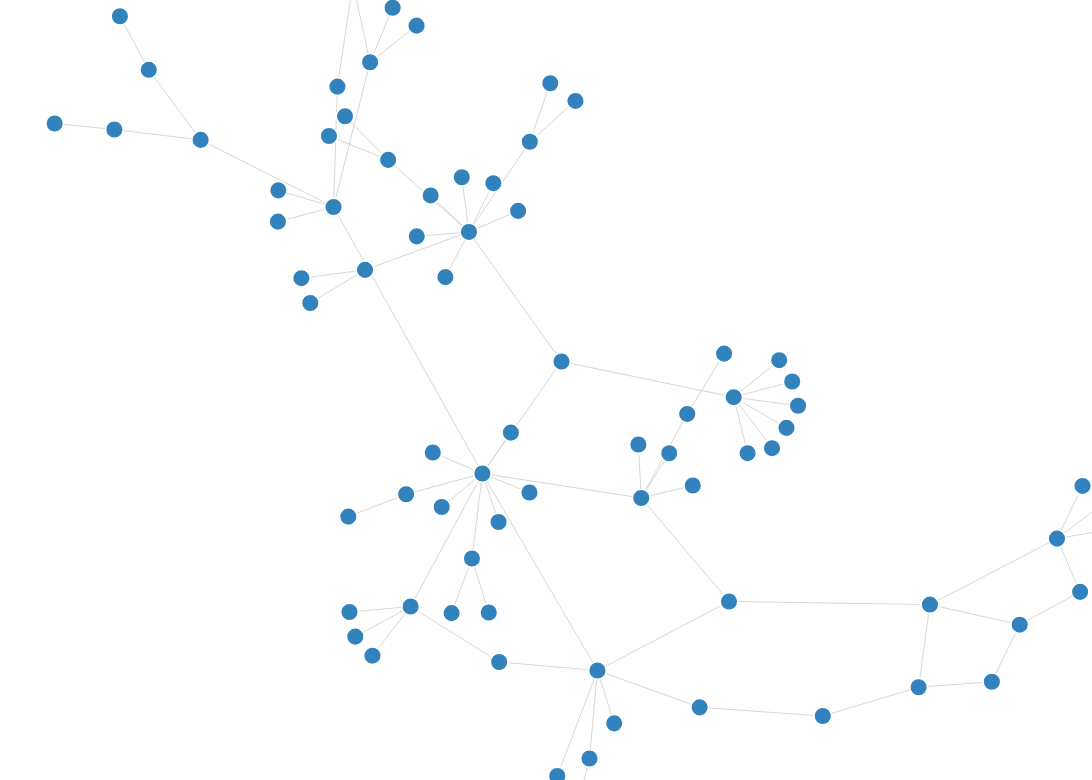

The cell this chart's notebook holds for it:
### Code cell
import pronto
import json
import urllib.request

fypo = pronto.Ontology('./fypo-base.obo')

starting_point  = fypo['FYPO:0000054'].subclasses().to_set()
data = {'links': [], 'nodes': []}
indexes = {}

for i,term in enumerate(starting_point):
    indexes[term.id] = i

for term in starting_point:
    value = {"id": term.id, "name": term.name, "desc": term.name, "group":  8}
    data['nodes'].append(value)
    parents = term.superclasses(with_self=False, distance=1).to_set() & starting_point
    for parent in parents:
        link = {"source": indexes[term.id], "target": indexes[parent.id],"value":  1}
        data['links'].append(link)



# Let's use the Vega radial tree example as a basis of the visualization
view = json.load(urllib.request.urlopen("https://vega.github.io/vega/examples/force-directed-layout.vg.json"))

# First replace the default data with our own
view['data'][0].pop('url')
view['data'][0]['values'] = data
view['data'][1].pop('url')
view['data'][1]['values'] = data
view['marks'][0]['encode']['hover'] = {}
view['marks'][0]['encode']['hover']['tooltip'] = {"signal": '{"id":datum.id, "name":datum.name}'}
# view['signals'][4]['value'] = 'cluster'

# Render the clustered tree
display({"application/vnd.vega.v5+json": view}, raw=True)
